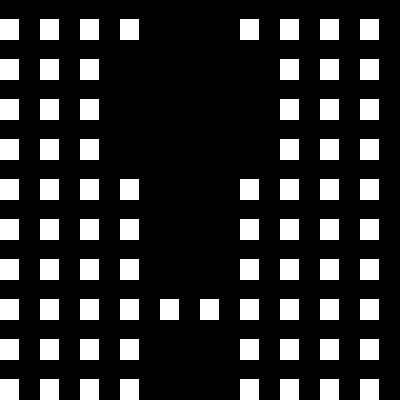

A level layout from a 2D game, rendered from its tile map. Below: a short description, then the map file with tile-grid data replaced by summaries:
An orthogonal 10x10 tile map with 40x40 px tiles, 1 tile layer (Layer 1).

<map version="1.0" orientation="orthogonal" width="10" height="10" tilewidth="40" tileheight="40">
 <tileset firstgid="1" name="texture" tilewidth="40" tileheight="40" spacing="4" margin="4">
  <image source="texture.png" />
 </tileset>
 <layer name="Layer 1" width="10" height="10">
  <data>[100 cells, 76 non-empty, 1 distinct tile ids]</data>
 </layer>
</map>
